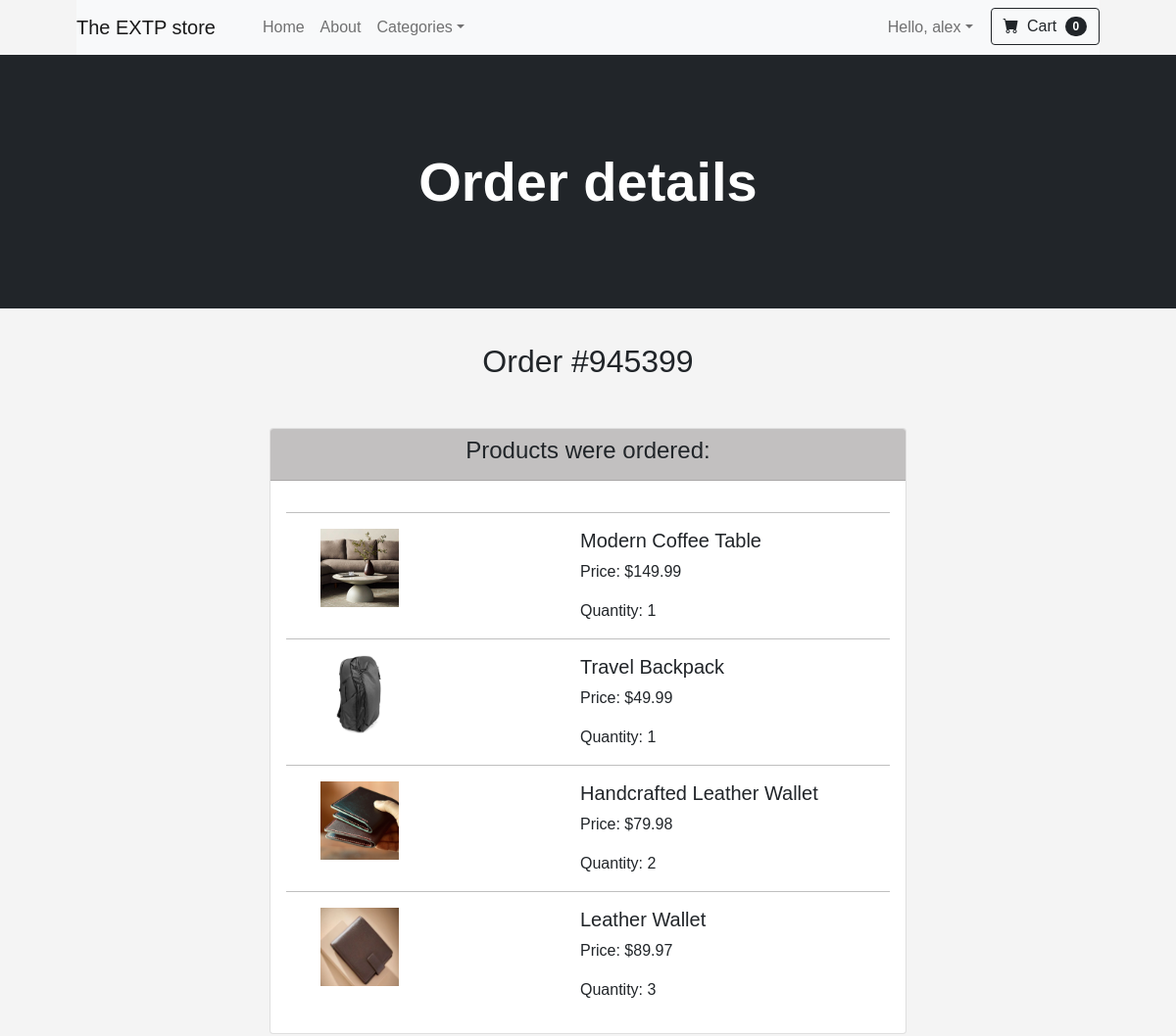
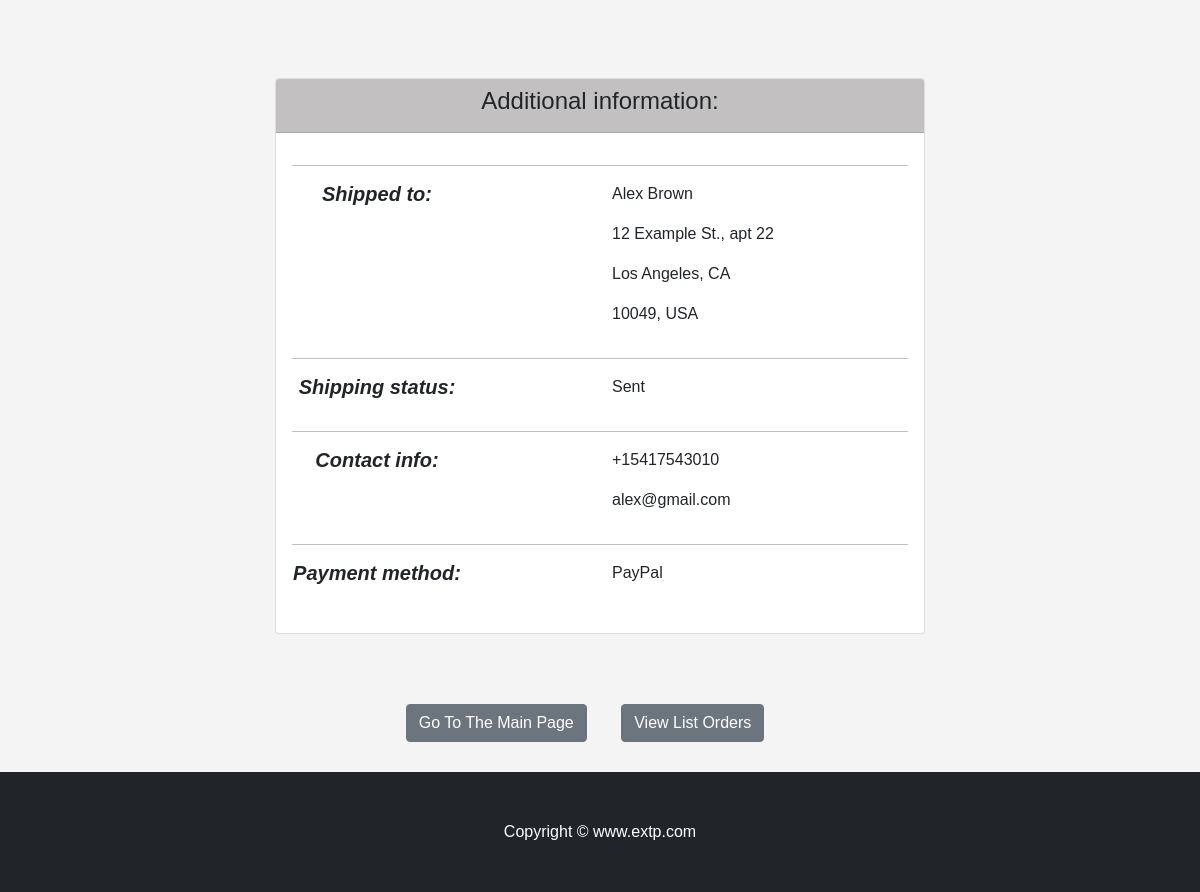
The page /cart/order_details/945399/ (signed in) on the database its author committed (2 pictures, top to bottom).
### cart/models.py (models this page shows, shortened)
class Order(models.Model):
    order_number = models.IntegerField(null=True)
    user = models.ForeignKey(User, on_delete=models.CASCADE)
    ship_info = models.ForeignKey(UserProfile, on_delete=models.CASCADE, null=True)
    amount_paid = models.DecimalField(max_digits=6, decimal_places=2)
    date_ordered = models.DateTimeField(auto_now_add=True)
    def __str__(self):
        return f'Order #{str(self.order_number)}'

class OrderItem(models.Model):
    order = models.ForeignKey(Order, on_delete=models.CASCADE)
    product = models.ForeignKey(Product, on_delete=models.CASCADE)
    user = models.ForeignKey(User, on_delete=models.CASCADE)
    quantity = models.PositiveBigIntegerField(default=1)
    price = models.DecimalField(max_digits=6, decimal_places=2)
    @property
    def total_item_price(self):
        if self.product.on_sale:
            return self.quantity * self.product.sale_price
        else:
            return self.quantity * self.price

### ecommerce/models.py (models this page shows, shortened)
class Product(models.Model):
    product_name = models.CharField(max_length=100)
    category = models.ForeignKey(Category, on_delete=models.SET_NULL, blank=True, null=True)
    description = models.TextField()
    image = models.ImageField(upload_to='product_images/', blank=True, null=True)
    created_at = models.DateTimeField(auto_now_add=True)
    price = models.DecimalField(max_digits=6, decimal_places=2)
    quantity = models.IntegerField(default=55)
    seller = models.CharField(max_length=100, default="EXTP")
    on_sale = models.BooleanField(default=False)
    sale_price = models.DecimalField(max_digits=6, decimal_places=2, blank=True, null=True)

### user/models.py (models this page shows, shortened)
class UserProfile(models.Model):
    user = models.OneToOneField(User, on_delete=models.CASCADE, related_name='userprofile')
    date_of_modified = models.DateTimeField(auto_now=True)
    phone = models.CharField(max_length=15, blank=True)
    address = models.CharField(max_length=150, blank=True)
    additional_address = models.CharField(max_length=100, blank=True)
    city = models.CharField(max_length=100, blank=True)
    region = models.CharField(max_length=100, blank=True)
    zip_code = models.CharField(max_length=15, blank=True)
    country = models.CharField(max_length=15, blank=True)

### cart/views.py (the view)
# urls.py: path("order_details/<int:order_num>/", views.order_details, name="order_details"),
@login_required
def order_details(request, order_num):
    order = Order.objects.filter(user=request.user, order_number=order_num).first()
    order_items = OrderItem.objects.filter(user=request.user, order=order.id)
    return render(request, 'cart/order_details.html', {'order': order, 'order_items': order_items})

### ecommerce/views.py (called while the page is built)
def custom_context(request):
    categories = models.Category.objects.all()
    if request.user.is_authenticated:
        quantity_cart = Cart.objects.filter(user=request.user).count()
    else:
        quantity_cart = 0
    return {'categories': categories, "quantity_cart": quantity_cart}

### templates/cart/order_details.html (shortened to what this page needs)
{% extends "base.html" %}
{% block content %}
    <header class="bg-dark py-5">
        <div class="container px-4 px-lg-5 my-5">
            <div class="text-center text-white">
                <h1 class="display-4 fw-bolder">Order details</h1>
            </div>
        </div>
    </header>
    <h2 style="text-align: center; margin-top: 35px;">{{ order }}</h2>
    <div class="card-container", style="text-align: center;">
        <div class="card" style="margin: 40px 10px; display: inline-block; width: 650px;">
            <div class="card-header" style="text-align: center; background-color: rgb(194, 192, 192);">
                <h4>Products were ordered:</h4>
            </div>
            <div class="card-body" style="text-align: center;">
                <table class="table table-borderless" >
                    {% for item in order_items %}
                        <tr style="margin: 40px 450px;">
                            <td style="padding: 0px;" width="150">
                                <hr class="my-line" style="color: rgb(0, 0, 0);">
                                <a href="{% url 'ecommerce:product_detail' item.product.id %}">
                                    <img src="{{ item.product.image.url }}" alt="product" width="80" height="80">
                                </a>
                            </td>
                            <td style="padding: 0px; text-align: left;" width="150px">
                                <hr class="my-line" style="color: rgb(0, 0, 0);">
                            </td>
                            <td style="padding: 0px; text-align: left;">
                                <hr class="my-line" style="color: rgb(0, 0, 0);">
                                <h5 class="card-title">{{ item.product.product_name }}</h5>
                                <p class="card-text">Price: ${{ item.total_item_price }}</p>
                                <p class="card-text">Quantity: {{ item.quantity }}</p>
                            </td>
                        </tr>
                    {% endfor %}
                </table>
            </div>
        </div>
        <div class="card" style="margin: 40px 10px; display: inline-block; width: 650px;">
            <div class="card-header" style="text-align: center; background-color: rgb(194, 192, 192);">
                <h4>Additional information:</h4>
            </div>
            <div class="card-body" style="text-align: center;">
                <table class="table table-borderless" >
                        <tr style="margin: 40px 450px;">
                            <td style="padding: 0px;" width="150">
                                <hr class="my-line" style="color: rgb(0, 0, 0);">
                                <h5><em><strong>Shipped to:</strong></em></h5>
                            </td>
                            <td style="padding: 0px; text-align: left;" width="150px">
                                <hr class="my-line" style="color: rgb(0, 0, 0);">
                            </td>
                            <td style="padding: 0px; text-align: left;">
                                <hr class="my-line" style="color: rgb(0, 0, 0);">
                                <p>{{ order.user.first_name }} {{ order.user.last_name }}</p>
                                <p>{{ order.ship_info.address }}, {{ order.ship_info.additional_address }}</p>
                                <p>{{ order.ship_info.city }}, {{ order.ship_info.region }}</p>
                                <p>{{ order.ship_info.zip_code }}, {{ order.ship_info.country }}</p>
                            </td>
                        </tr>
                        <tr style="margin: 40px 450px;">
                            <td style="padding: 0px;" width="170">
                                <hr class="my-line" style="color: rgb(0, 0, 0);">
                                <h5><em><strong>Shipping status:</strong></em></h5>
                            </td>
                            <td style="padding: 0px; text-align: left;" width="150px">
                                <hr class="my-line" style="color: rgb(0, 0, 0);">
                            </td>
                            <td style="padding: 0px; text-align: left;">
                                <hr class="my-line" style="color: rgb(0, 0, 0);">
                                <p> Sent </p>
                            </td>
                        </tr>
                        <tr style="margin: 40px 450px;">
                            <td style="padding: 0px;" width="150">
                                <hr class="my-line" style="color: rgb(0, 0, 0);">
                                <h5><em><strong>Contact info:</strong></em></h5>
                            </td>
                            <td style="padding: 0px; text-align: left;" width="150px">
                                <hr class="my-line" style="color: rgb(0, 0, 0);">
                            </td>
                            <td style="padding: 0px; text-align: left;">
                                <hr class="my-line" style="color: rgb(0, 0, 0);">
                                <p>{{ order.ship_info.phone }}</p>
                                <p>{{ order.user.email }}</p>
                            </td>
                        </tr>
                        <tr style="margin: 40px 450px;">
                            <td style="padding: 0px;" width="170">
                                <hr class="my-line" style="color: rgb(0, 0, 0);">
                                <h5><em><strong>Payment method:</strong></em></h5>
                            </td>
                            <td style="padding: 0px; text-align: left;" width="150px">
                                <hr class="my-line" style="color: rgb(0, 0, 0);">
                            </td>
                            <td style="padding: 0px; text-align: left;">
                                <hr class="my-line" style="color: rgb(0, 0, 0);">
                                <p> PayPal </p>
                            </td>
                        </tr>
                </table>
            </div>
        </div>
    </div>
    <div style="text-align: center; margin: 15px 10px; padding: 15px 10px;">
        <a href="{% url 'ecommerce:home' %}" style="margin-right: 30px;"><button class="btn btn-secondary">Go To The Main Page</button></a>
        <a href="{% url 'cart:list_orders' %}" style="margin-right: 30px;"><button class="btn btn-secondary">View List Orders</button></a>
    </div>
{% endblock %}

### templates/base.html (shortened to what this page needs)
{% load static %}
<!DOCTYPE html>
<html lang="en">
    <head>
        <link href="https://cdn.jsdelivr.net/npm/bootstrap-icons@1.5.0/font/bootstrap-icons.css" rel="stylesheet" />
        <link href="{% static 'css/styles.css' %}" rel="stylesheet" />
        <link href="https://stackpath.bootstrapcdn.com/bootstrap/5.1.3/css/bootstrap.min.css" rel="stylesheet">
    </head>
    <body>
        <div class="container px-4 px-lg-5">
            <nav class="navbar navbar-expand-lg navbar-light bg-light sticky-top">
                <a class="navbar-brand" href="{% url 'ecommerce:home' %}">The EXTP store</a>
                <div class="collapse navbar-collapse" id="navbarSupportedContent">
                    <ul class="navbar-nav me-auto mb-2 mb-lg-0 ms-lg-4">
                        <li class="nav-item"><a class="nav-link" aria-current="page" href="{% url 'ecommerce:home' %}">Home</a></li>
                        <li class="nav-item"><a class="nav-link" href="{% url 'ecommerce:about' %}">About</a></li>
                        <li class="nav-item dropdown">
                            <a class="nav-link dropdown-toggle" id="navbarDropdown" href="#" role="button" data-bs-toggle="dropdown" aria-expanded="false">Categories</a>
                        </li>
                    </ul>
                    <ul class="navbar-nav ml-auto mb-2 mb-lg-0">
                        {% if user.is_authenticated %}
                        <li class="nav-item dropdown">
                            <a class="nav-link dropdown-toggle" id="navbarDropdown" href="#" role="button" data-bs-toggle="dropdown" aria-expanded="false" style="margin-right: 10px;">Hello, {{ user.username }}</a>
                        </li>
                        {% else %}
                        <li class="nav-item"><a class="nav-link" href="{% url 'user:login' %}">Sign In</a></li>
                        <li class="nav-item" style="margin-right: 10px;"><a class="nav-link" href="{% url 'user:registration' %}">Sign Up</a></li>
                        {% endif %}
                        <li class="nav-item">
                            {% if user.is_authenticated %}
                            <a href="{% url 'cart:cart_details' %}">
                                <button class="btn btn-outline-dark" type="submit">
                                    <i class="bi-cart-fill me-1"></i>
                                    Cart
                                    <span class="badge bg-dark text-white ms-1 rounded-pill">{{ quantity_cart }}</span>
                                </button>
                            </a>
                            {% endif %}
                        </li>
                    </ul>
                </div>
            </nav>
        </div>
        {% block content %}
        {% endblock %}
        <footer class="py-5 bg-dark"  >
            <div class="container"><p class="m-0 text-center text-white">Copyright &copy; www.extp.com </p></div>
        </footer>
    </body>
</html>

### templates/base.html (style rules this page uses)
body { font-family: Arial, sans-serif; background-color: #f4f4f4; margin: 0; padding: 0; }
button { background-color: #868686; color: white; border: none; cursor: pointer; transition: background-color 0.3s; }

### rows shown on the page
Order: order_number "Order #945399", user.first_name "Alex", user.last_name "Brown", ship_info.address "12 Example St.", ship_info.additional_address "apt 22", ship_info.city "Los Angeles", ship_info.region "CA", ship_info.zip_code "10049", ship_info.country "USA", ship_info.phone "+15417543010", user.email "alex@gmail.com"
OrderItem: product.image (picture), product.product_name "Modern Coffee Table", total_item_price "149.99", quantity "1"
OrderItem: product.image (picture), product.product_name "Travel Backpack", total_item_price "49.99", quantity "1"
OrderItem: product.image (picture), product.product_name "Handcrafted Leather Wallet", total_item_price "79.98", quantity "2"
OrderItem: product.image (picture), product.product_name "Leather Wallet", total_item_price "89.97", quantity "3"

### other values the page prints
{{ user.username }} "alex"
{{ quantity_cart }} "0"
